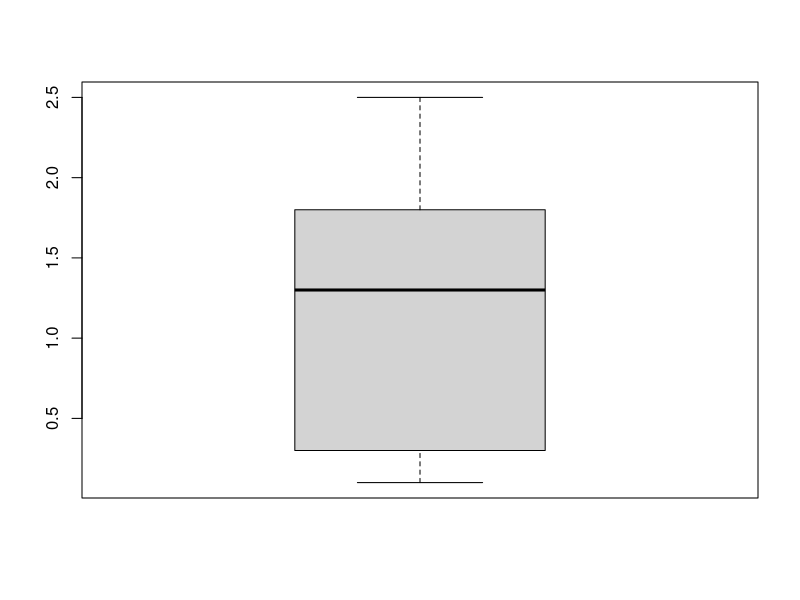
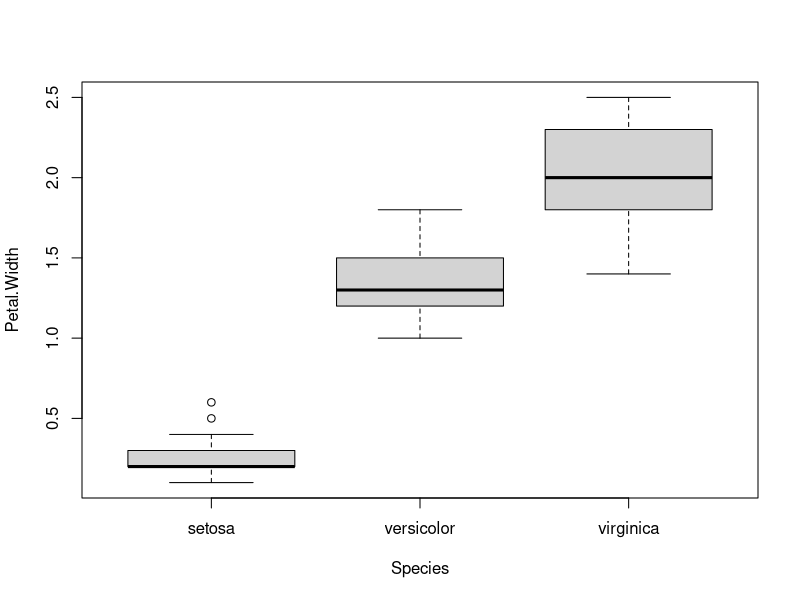
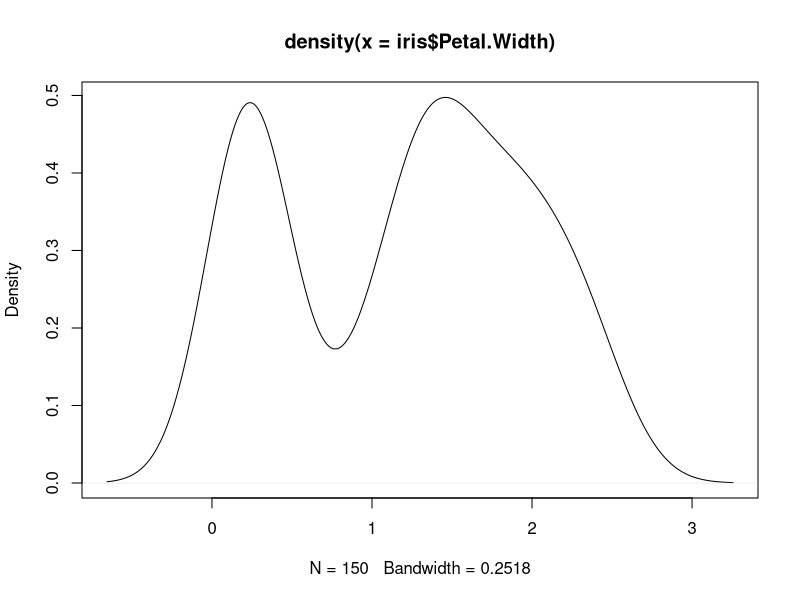
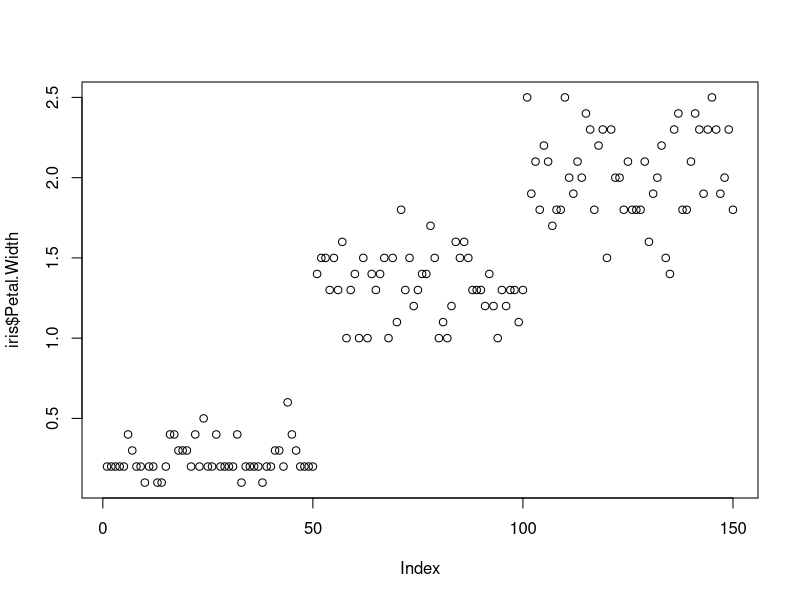
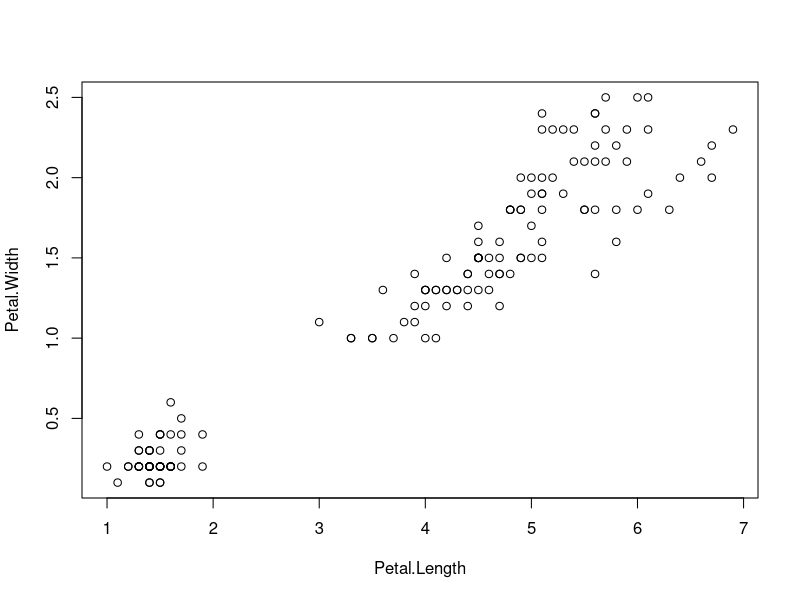
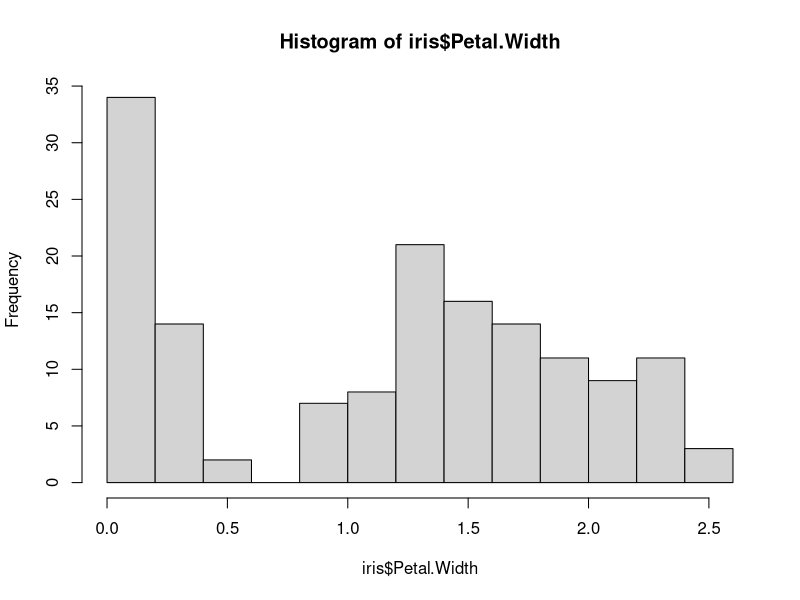

Reproduce these figures in R, in order.
## ---- chunk 1
knitr::opts_chunk$set(dev = "svg",
                      fig.align = "center")
## ---- chunk 2
# using built-in iris dataset
boxplot(iris$Petal.Width)
boxplot(Petal.Width ~ Species, data = iris)
## ---- chunk 3
plot(density(iris$Petal.Width))
## ---- chunk 4
plot(iris$Petal.Width)

plot(Petal.Width ~ Petal.Length, data = iris)
## ---- chunk 5
hist(iris$Petal.Width)
